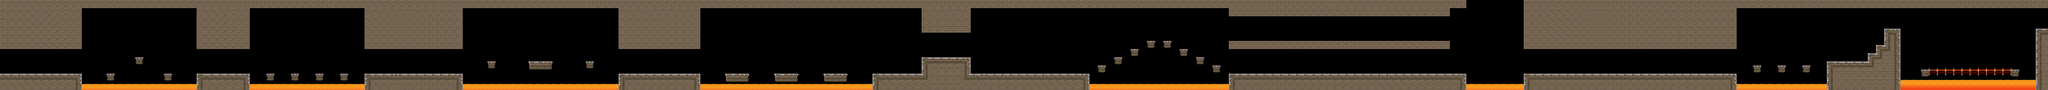

The image is a tile-based game level rendered from a .tmx file. Its description and source (layers, tilesets, objects; grid data summarised) follow:
An orthogonal 500x22 tile map with 32x32 px tiles, 3 tile layers (layer3, layer2, layer1) and 150 objects.

<map version="1.0" orientation="orthogonal" width="500" height="22" tilewidth="32" tileheight="32">
 <tileset firstgid="1" name="Tileset_5" tilewidth="32" tileheight="32" spacing="2" margin="1">
  <image source="gfx/game/Tileset_5.png" width="884" height="476" />
 </tileset>
 <layer name="layer3" width="500" height="22">
  <data>[11000 cells, 4 non-empty, 4 distinct tile ids]</data>
 </layer>
 <layer name="layer2" width="500" height="22">
  <data>[11000 cells, 629 non-empty, 12 distinct tile ids]</data>
 </layer>
 <layer name="layer1" width="500" height="22">
  <data>[11000 cells, 3949 non-empty, 56 distinct tile ids]</data>
 </layer>
 <objectgroup name="finish" width="500" height="22" />
 <objectgroup name="checkpoint" width="500" height="22">
  <object x="7392" y="352" />
 </objectgroup>
 <objectgroup name="player" width="500" height="22">
  <object x="96" y="480" />
 </objectgroup>
 <objectgroup name="coins" width="500" height="22">
  <object x="320" y="480" />
  <object x="384" y="480" />
  <object x="448" y="480" />
  <object x="512" y="480" />
  <object x="3136" y="480" />
  <object x="3200" y="480" />
  <object x="3264" y="480" />
  <object x="3328" y="480" />
  <object x="5056" y="480" />
  <object x="5120" y="480" />
  <object x="5184" y="480" />
  <object x="5248" y="480" />
  <object x="6944" y="416" />
  <object x="7008" y="416" />
  <object x="7072" y="416" />
  <object x="8032" y="160" />
  <object x="8096" y="160" />
  <object x="8160" y="160" />
  <object x="10272" y="480" />
  <object x="10336" y="480" />
  <object x="10400" y="480" />
  <object x="10464" y="480" />
  <object x="10848" y="224" />
  <object x="10912" y="224" />
  <object x="10976" y="224" />
  <object x="11040" y="224" />
  <object x="9792" y="224" />
  <object x="9856" y="224" />
  <object x="9920" y="224" />
  <object x="9984" y="224" />
  <object x="12192" y="480" />
  <object x="12256" y="480" />
  <object x="12320" y="480" />
  <object x="12384" y="480" />
  <object x="13088" y="480" />
  <object x="13152" y="480" />
  <object x="13216" y="480" />
  <object x="13280" y="480" />
 </objectgroup>
 <objectgroup name="hidden_bonus_level" width="500" height="22" />
 <objectgroup name="bonus_blocks" width="500" height="22">
  <object x="1088" y="256">
   <properties>
    <property name="1" value="mush" />
   </properties>
  </object>
  <object x="8096" y="384">
   <properties>
    <property name="1" value="mush" />
   </properties>
  </object>
  <object x="8160" y="384">
   <properties>
    <property name="1" value="coin" />
   </properties>
  </object>
  <object x="8032" y="384">
   <properties>
    <property name="1" value="coin" />
   </properties>
  </object>
 </objectgroup>
 <objectgroup name="hidden_blocks" width="500" height="22">
  <object x="14304" y="288">
   <properties>
    <property name="1" value="mush" />
   </properties>
  </object>
  <object x="14368" y="288">
   <properties>
    <property name="1" value="coin" />
   </properties>
  </object>
  <object x="14432" y="288">
   <properties>
    <property name="1" value="coin" />
   </properties>
  </object>
  <object x="5696" y="352">
   <properties>
    <property name="1" value="coin" />
   </properties>
  </object>
  <object x="5760" y="352">
   <properties>
    <property name="1" value="coin" />
   </properties>
  </object>
  <object x="5824" y="352">
   <properties>
    <property name="1" value="coin" />
   </properties>
  </object>
  <object x="6464" y="352">
   <properties>
    <property name="1" value="coin" />
   </properties>
  </object>
  <object x="6528" y="352">
   <properties>
    <property name="1" value="coin" />
   </properties>
  </object>
  <object x="6592" y="352">
   <properties>
    <property name="1" value="coin" />
   </properties>
  </object>
  <object x="4224" y="288">
   <properties>
    <property name="1" value="star" />
   </properties>
  </object>
 </objectgroup>
 <objectgroup name="destroyable_blocks" width="500" height="22" />
 <objectgroup name="stand_destroy_blocks" width="500" height="22" />
 <objectgroup name="enemies" width="500" height="22">
  <object x="15680" y="416">
   <properties>
    <property name="1" value="skeleton" />
    <property name="2" value="4" />
   </properties>
  </object>
  <object x="14944" y="672">
   <properties>
    <property name="1" value="fireball" />
   </properties>
  </object>
  <object x="15808" y="672">
   <properties>
    <property name="1" value="fireball" />
   </properties>
  </object>
  <object x="1088" y="480">
   <properties>
    <property name="1" value="chain" />
   </properties>
  </object>
  <object x="4224" y="512">
   <properties>
    <property name="1" value="chain2" />
   </properties>
  </object>
  <object x="4960" y="352">
   <properties>
    <property name="1" value="chain" />
   </properties>
  </object>
  <object x="5344" y="608">
   <properties>
    <property name="1" value="chain" />
   </properties>
  </object>
  <object x="6144" y="608">
   <properties>
    <property name="1" value="chain" />
   </properties>
  </object>
  <object x="9056" y="32">
   <properties>
    <property name="1" value="chain" />
   </properties>
  </object>
  <object x="9888" y="352">
   <properties>
    <property name="1" value="chain" />
   </properties>
  </object>
  <object x="10368" y="96">
   <properties>
    <property name="1" value="chain" />
   </properties>
  </object>
  <object x="10368" y="608">
   <properties>
    <property name="1" value="chain" />
   </properties>
  </object>
  <object x="10944" y="352">
   <properties>
    <property name="1" value="chain" />
   </properties>
  </object>
  <object x="12288" y="352">
   <properties>
    <property name="1" value="chain" />
   </properties>
  </object>
  <object x="12736" y="608">
   <properties>
    <property name="1" value="chain" />
   </properties>
  </object>
  <object x="13184" y="352">
   <properties>
    <property name="1" value="chain" />
   </properties>
  </object>
  <object x="13920" y="544">
   <properties>
    <property name="1" value="chain" />
   </properties>
  </object>
  <object x="736" y="672">
   <properties>
    <property name="1" value="fireball" />
   </properties>
  </object>
  <object x="1440" y="672">
   <properties>
    <property name="1" value="fireball" />
   </properties>
  </object>
  <object x="2016" y="672">
   <properties>
    <property name="1" value="fireball" />
   </properties>
  </object>
  <object x="2208" y="672">
   <properties>
    <property name="1" value="fireball" />
   </properties>
  </object>
  <object x="2400" y="672">
   <properties>
    <property name="1" value="fireball" />
   </properties>
  </object>
  <object x="2592" y="672">
   <properties>
    <property name="1" value="fireball" />
   </properties>
  </object>
  <object x="2784" y="672">
   <properties>
    <property name="1" value="fireball" />
   </properties>
  </object>
  <object x="3712" y="672">
   <properties>
    <property name="1" value="fireball" />
   </properties>
  </object>
  </objectgroup>
 <objectgroup name="enemies_obstacles" width="500" height="22">
  <!-- 2 objects omitted --></objectgroup>
 <objectgroup name="trampoline" width="500" height="22" />
 <objectgroup name="platform_horizontal" width="500" height="22" />
 <objectgroup name="platform_vertical" width="500" height="22" />
 <objectgroup name="platform_vertical_multiple" width="500" height="22">
  <!-- 1 objects omitted --></objectgroup>
 <objectgroup name="platform_gravity" width="500" height="22" />
 <objectgroup name="platform_zigzag" width="500" height="22" />
 <objectgroup name="platform_motor" width="500" height="22" />
 <objectgroup name="platform_motor_big" width="500" height="22" />
 <objectgroup name="trap" width="500" height="22" />
 <objectgroup name="physics" width="500" height="22">
  <!-- 55 objects omitted --></objectgroup>
</map>
<!-- 71 of 150 objects omitted -->
